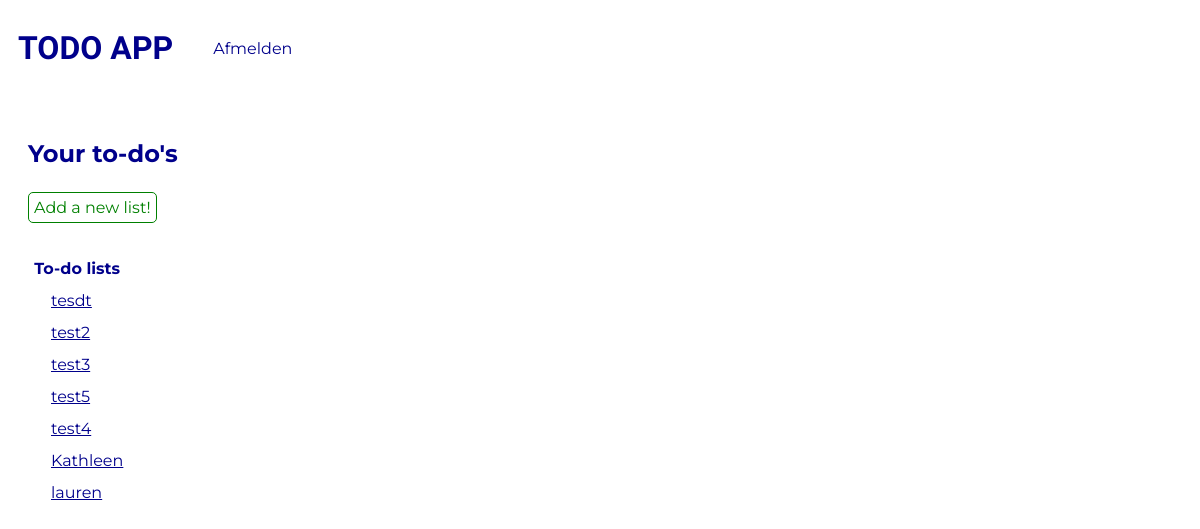
/index.php (signed in), run on an earlier commit of the app's database.
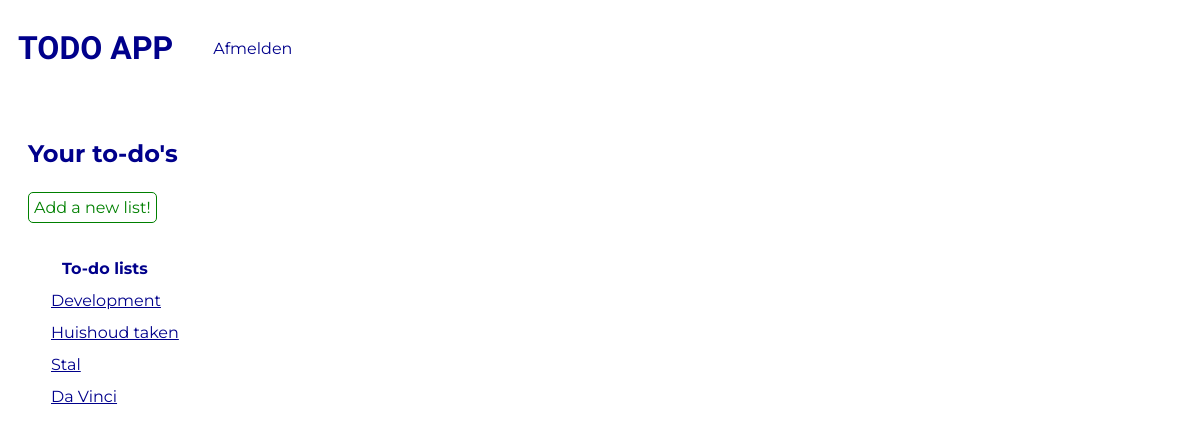
And on a later commit of the database.
### tables this page shows
CREATE TABLE `todo_lists` (
  `id` int(11) NOT NULL,
  `userId` int(11) NOT NULL,
  `title` varchar(300) NOT NULL,
  `description` varchar(300) NOT NULL
);

### classes/TodoList.php (called while the page is built, shortened)
<?php
    class TodoList {
        public static function getAllForUser($userId) {
            $conn = Db::getInstance();
            $statement = $conn->prepare("select * from todo_lists where userId = :userId");
            $statement->bindValue(":userId", $userId);
            $statement->execute();
            return $statement->fetchAll(PDO::FETCH_ASSOC);
        }
    }

### index.php (the view, shortened to what this page needs)
<?php
    $userId = $_SESSION["userId"];
    $todoLists = TodoList::getAllForUser($userId);
?><!DOCTYPE html>
<html lang="en">
<head>
    <link rel="stylesheet" href="css/index.css?v=<?php echo time(); ?>">
</head>
<body>
    <?php include_once("nav.inc.php"); ?>
    <div class="content">
        <h2>Your to-do's</h2>
        <div class="task">
            <a href="add_todo_list.php" class="add">Add a new list!</a>
        </div>
        <br>
        <table class="table">
            <thead>
                <tr>
                    <th>To-do lists</th>
                </tr>
            </thead>
            <?php if(!empty($todoLists)): ?>
                <?php foreach($todoLists as $todoList): ?>
                    <tbody>
                        <tr>
                            <td style="text-decoration: underline"><a href="todo_list.php?list=<?php echo $todoList["id"]; ?>" class="btn"><?php echo htmlspecialchars($todoList['title']); ?></a></td>
                        </tr>
                    </tbody>
                <?php endforeach; ?>
            <?php endif; ?>
        </table>
    </div>
</body>
</html>

What changed in the data, as far as the page shows it:
removed todo_lists: title "tesdt"
removed todo_lists: title "test2"
removed todo_lists: title "test3"
removed todo_lists: title "test5"
removed todo_lists: title "test4"
removed todo_lists: title "Kathleen"
removed todo_lists: title "lauren"
added todo_lists: title "Development"
added todo_lists: title "Huishoud taken"
added todo_lists: title "Stal"
now on this page (row edited): todo_lists: title "Da Vinci"
